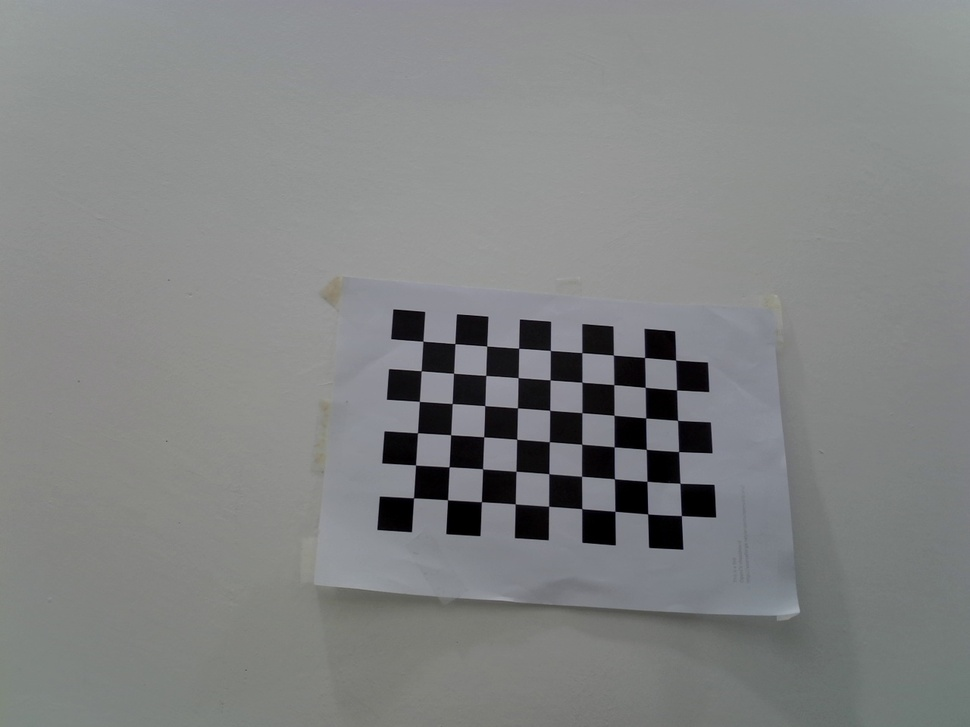
#> input picture src/conveyor_belt/resource/test_calibartion/captured_image_20241221_181505.jpg, 970 x 727 px, shrunk from 1280 x 960 before the run; its folder holds only this picture in this run
$ python camera_calibration.py
#> lines starting #> are read from the running program, lines starting #| are printed output that depends on the picture; after the words box and inside, x2 and y2 are one past the last pixel; in counts of white or black regions, pixels touching at a corner belong together; long printed decimals are rounded
import cv2
import numpy as np
import os
import glob
# 체커보드의 차원 정의
CHECKERBOARD = (6,9) # 체커보드 행과 열당 내부 코너 수
criteria = (cv2.TERM_CRITERIA_EPS + cv2.TERM_CRITERIA_MAX_ITER, 30, 0.001)
# 각 체커보드 이미지에 대한 3D 점 벡터를 저장할 벡터 생성
objpoints = []
# 각 체커보드 이미지에 대한 2D 점 벡터를 저장할 벡터 생성
imgpoints = []
# 3D 점의 세계 좌표 정의
objp = np.zeros((1, CHECKERBOARD[0] * CHECKERBOARD[1], 3), np.float32)
objp[0,:,:2] = np.mgrid[0:CHECKERBOARD[0], 0:CHECKERBOARD[1]].T.reshape(-1, 2)
prev_img_shape = None
# 주어진 디렉터리에 저장된 개별 이미지의 경로 추출
images = glob.glob('/home/g1/ff_ws/src/conveyor_belt/resource/test_calibartion/captured_image_20241221_18*.jpg')
for fname in images:
    img = cv2.imread(fname)
#> img is the input picture: shape (727, 970, 3); mean B, G, R 131.3, 131.2, 129.5
    # 그레이 스케일로 변환
    gray = cv2.cvtColor(img,cv2.COLOR_BGR2GRAY)
    # 체커보드 코너 찾기
    # 이미지에서 원하는 개수의 코너가 발견되면 ret = true
    ret, corners = cv2.findChessboardCorners(gray,
                                             CHECKERBOARD,
                                             cv2.CALIB_CB_ADAPTIVE_THRESH + cv2.CALIB_CB_FAST_CHECK + cv2.CALIB_CB_NORMALIZE_IMAGE)
#> ret = True; corners = 54 rows, first 8: [413.3, 497.9], [415.7, 464.9], [417.4, 432.8], [419.3, 401.3], [421, 371], [423, 340.8], [448.3, 499.4], [449, 467]
    # 원하는 개수의 코너가 감지되면,
    # 픽셀 좌표 미세조정 -> 체커보드 이미지 표시
    if ret == True:
        objpoints.append(objp)
        # 주어진 2D 점에 대한 픽셀 좌표 미세조정
        corners2 = cv2.cornerSubPix(gray, corners, (11,11),(-1,-1), criteria)
#> corners2 = 54 rows, first 8: [413.5, 497.8], [415.5, 465], [417.5, 432.8], [419.4, 401.4], [421.2, 370.8], [422.9, 341.3], [447.6, 499.8], [449.2, 466.8]
        imgpoints.append(corners2)
        # 코너 그리기 및 표시
        img = cv2.drawChessboardCorners(img, CHECKERBOARD, corners2, ret)
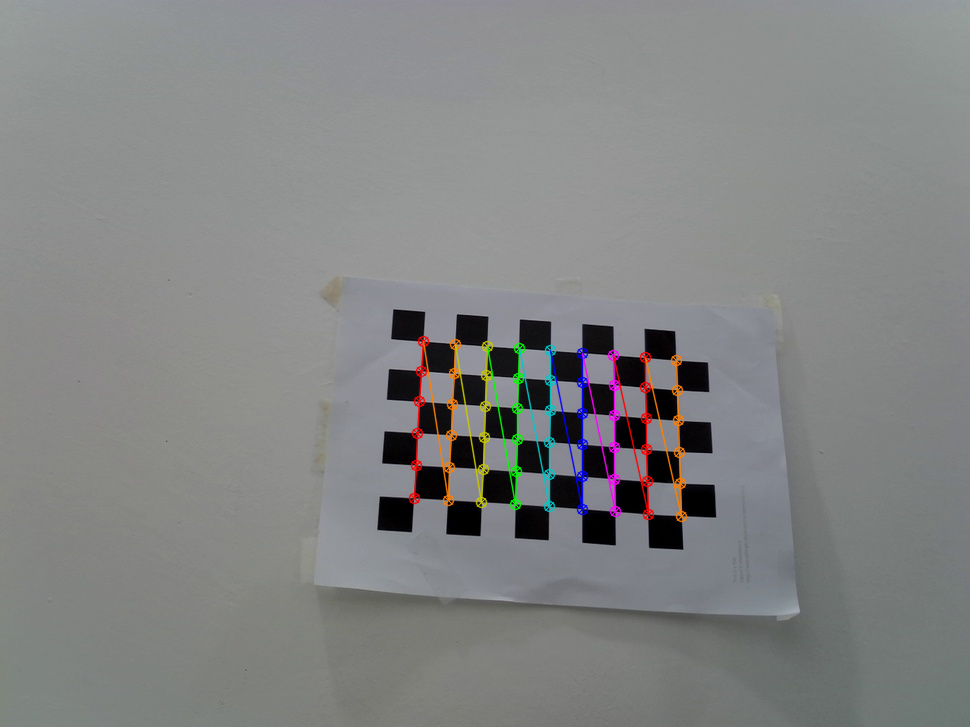
#> img: shape (727, 970, 3); 1.74% of pixels changed, all inside (x1, y1, x2, y2) = (408, 335, 688, 523)
    cv2.imshow('img',img)
    cv2.waitKey(0)
cv2.destroyAllWindows()
h,w = img.shape[:2] # 480, 640
#> h = 727; w = 970
# 알려진 3D 점(objpoints) 값과 감지된 코너의 해당 픽셀 좌표(imgpoints) 전달, 카메라 캘리브레이션 수행
ret, mtx, dist, rvecs, tvecs = cv2.calibrateCamera(objpoints, imgpoints, gray.shape[::-1], None, None)
#> ret = 0.243; mtx = [[1609.4, 0, 443.7], [0, 1687.8, 384.7], [0, 0, 1]]; dist = [[1.72, -85.71, 0.0365, -0.0584, 1680.4]]; rvecs = ([-0.335, -0.401, -1.48],); tvecs = ([-0.871, 3.15, 47.75],)
print("Camera matrix : \n") # 내부 카메라 행렬
print(mtx)
#| [[1.60939408e+03 0.00000000e+00 4.43657525e+02]
#|  [0.00000000e+00 1.68781884e+03 3.84675992e+02]
#|  [0.00000000e+00 0.00000000e+00 1.00000000e+00]]
print("dist : \n") # 렌즈 왜곡 계수(Lens distortion coefficients)
print(dist)
#| [[ 1.72481564e+00 -8.57056542e+01  3.65335393e-02 -5.84451721e-02
#|    1.68044427e+03]]
print("rvecs : \n") # 회전 벡터
print(rvecs)
#| (array([[-0.3354],
#|        [-0.4012],
#|        [-1.482 ]]),)
print("tvecs : \n") # 이동 벡터
print(tvecs)
#| (array([[-0.8708],
#|        [ 3.151],
#|        [47.747]]),)

$ run again, on src/conveyor_belt/resource/test_calibartion/captured_image_20241221_181528.jpg
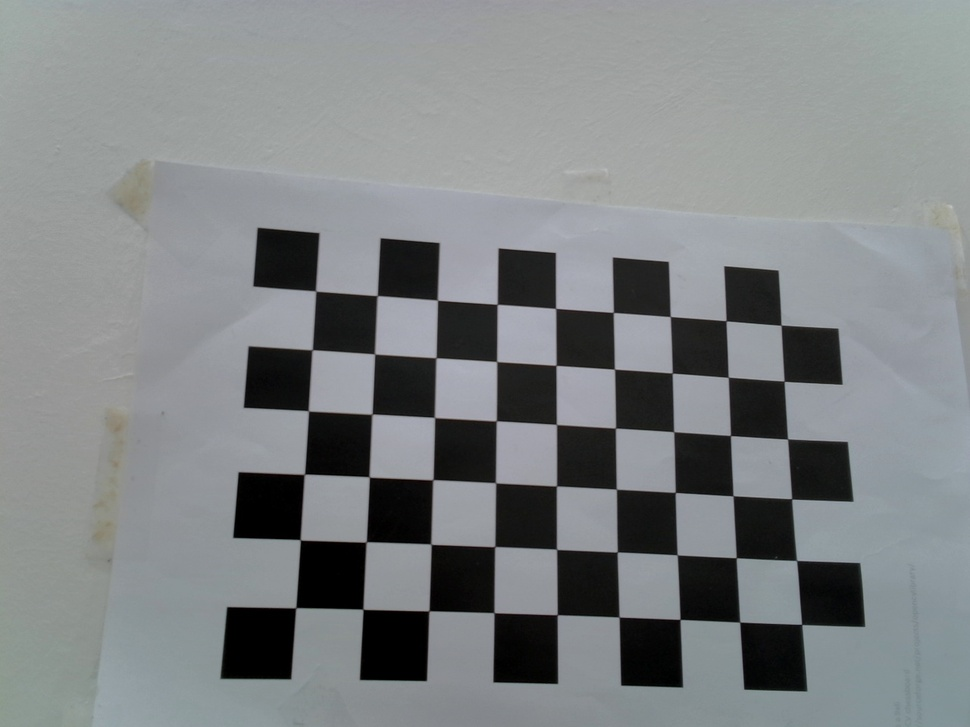
#> input picture src/conveyor_belt/resource/test_calibartion/captured_image_20241221_181528.jpg, 970 x 727 px, shrunk from 1280 x 960 before the run
#> img is the input picture: shape (727, 970, 3); mean B, G, R 132.1, 130.4, 126.6
#> `ret, corners = cv2.findChessboardCorners(gray, CHECKERBOARD, cv2.CALIB..`: ret = True; corners = 54 rows, first 8: [294.5, 608.2], [299.9, 540], [303.1, 472.8], [306.3, 411.6], [313.7, 350.6], [315.5, 291], [362.5, 608.8], [366.5, 542]
#> corners2 = 54 rows, first 8: [295.7, 607.7], [300.2, 539.8], [304.3, 474.3], [308.4, 410.8], [312.1, 349.8], [315.6, 291], [363, 609.3], [366.2, 541.9]
#> `img = cv2.drawChessboardCorners(img, CHECKERBOARD, corners2, ret)`:
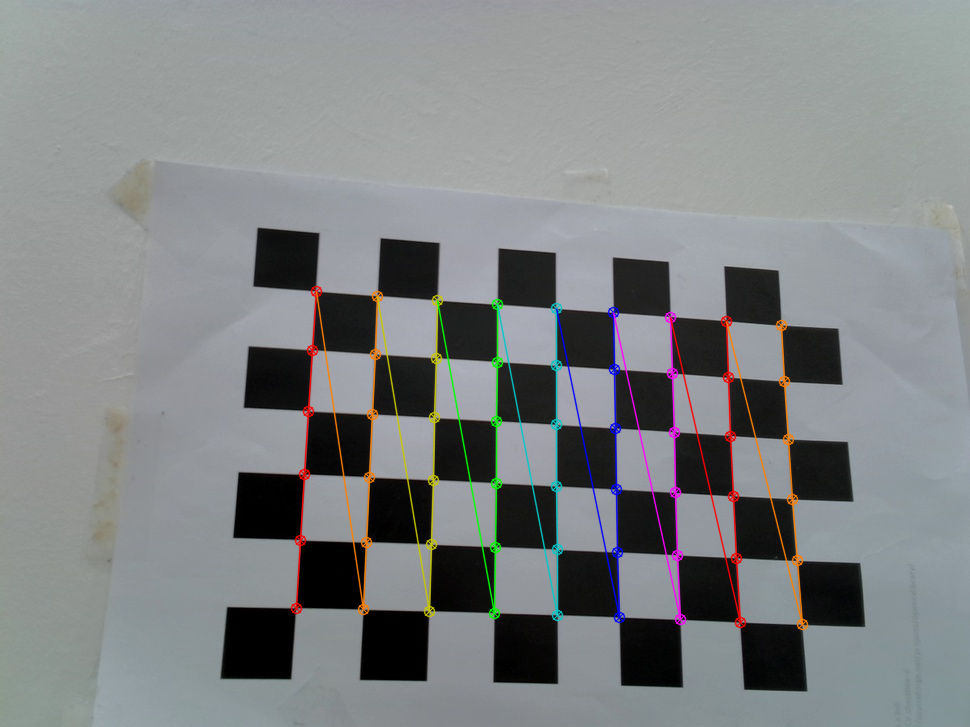
#> img: shape (727, 970, 3); 2.85% of pixels changed, all inside (x1, y1, x2, y2) = (290, 285, 809, 631)
#> `ret, mtx, dist, rvecs, tvecs = cv2.calibrateCamera(objpoints, imgpoint..`: ret = 0.387; mtx = [[841.3, 0, 364.8], [0, 817.3, 370], [0, 0, 1]]; dist = [[0.138, -0.57, 0.00805, -0.0156, 1.06]]; rvecs = ([-0.057, -0.226, -1.51],); tvecs = ([-1, 3.6, 12.6],)
#| [[841.331   0.         364.835]
#|  [  0.         817.277 369.974]
#|  [  0.           0.           1.        ]]
#| [[ 0.1385 -0.5697  0.00805 -0.01555   1.059]]
#| (array([[-0.057],
#|        [-0.2261],
#|        [-1.512 ]]),)
#| (array([[-1.002],
#|        [ 3.603],
#|        [12.600]]),)

$ run again, on src/conveyor_belt/resource/test_calibartion/captured_image_20241221_181530.jpg
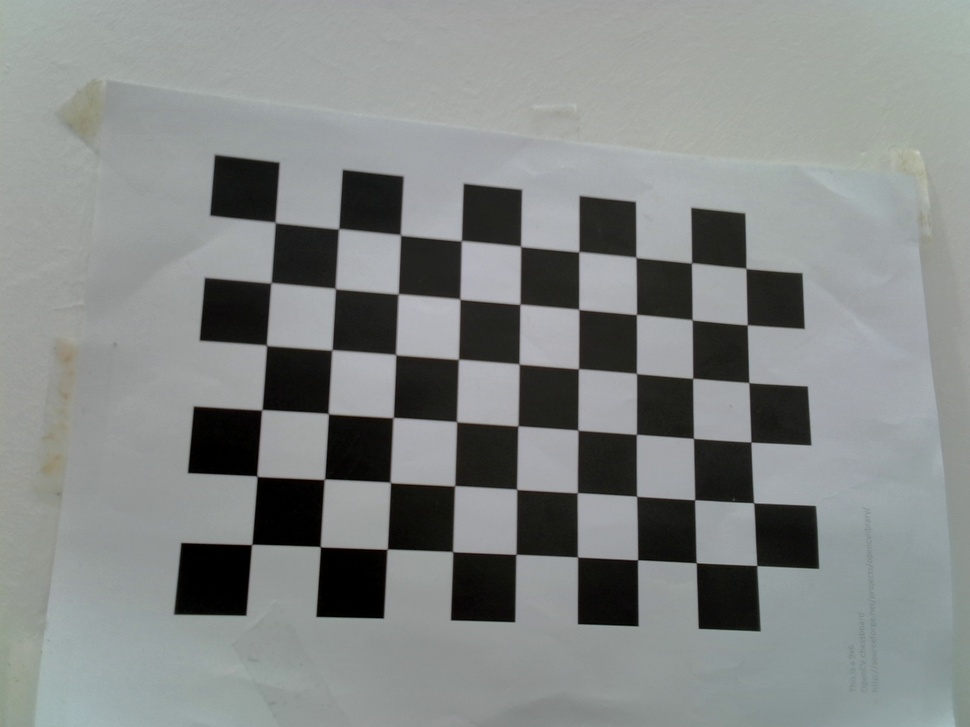
#> input picture src/conveyor_belt/resource/test_calibartion/captured_image_20241221_181530.jpg, 970 x 727 px, shrunk from 1280 x 960 before the run
#> img is the input picture: shape (727, 970, 3); mean B, G, R 134.3, 135.4, 131.6
#> `ret, corners = cv2.findChessboardCorners(gray, CHECKERBOARD, cv2.CALIB..`: ret = True; corners = 54 rows, first 8: [251.5, 544.5], [257, 476], [260.4, 408.1], [268.1, 343.8], [272.5, 284.5], [273.3, 223.9], [320, 547], [325.9, 480.4]
#> corners2 = 54 rows, first 8: [251.7, 544.4], [256.9, 476.2], [261.8, 409.8], [266.5, 345.3], [270.9, 282.8], [275.1, 222.4], [320.3, 546.7], [324.4, 479.3]
#> `img = cv2.drawChessboardCorners(img, CHECKERBOARD, corners2, ret)`:
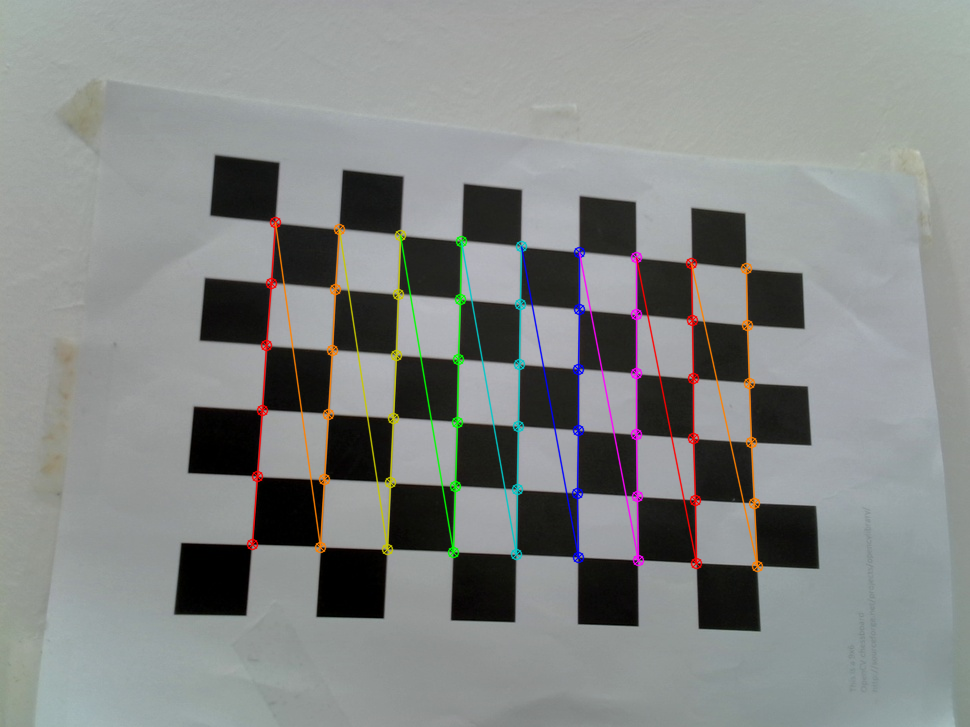
#> img: shape (727, 970, 3); 2.87% of pixels changed, all inside (x1, y1, x2, y2) = (246, 216, 764, 573)
#> `ret, mtx, dist, rvecs, tvecs = cv2.calibrateCamera(objpoints, imgpoint..`: ret = 0.425; mtx = [[1006.6, 0, 438.1], [0, 1012.5, 405.6], [0, 0, 1]]; dist = [[0.0255, -1.03, 0.0123, -0.0119, 10.87]]; rvecs = ([-0.0101, -0.275, -1.51],); tvecs = ([-2.74, 2.02, 14.96],)
#| [[1.00656950e+03 0.00000000e+00 4.38072319e+02]
#|  [0.00000000e+00 1.01251656e+03 4.05588661e+02]
#|  [0.00000000e+00 0.00000000e+00 1.00000000e+00]]
#| [[ 0.02551 -1.026  0.0123 -0.01185 10.869]]
#| (array([[-0.01012],
#|        [-0.2748],
#|        [-1.512]]),)
#| (array([[-2.735],
#|        [ 2.023],
#|        [14.957]]),)

$ run again, on src/conveyor_belt/resource/test_calibartion/captured_image_20241221_181533.jpg
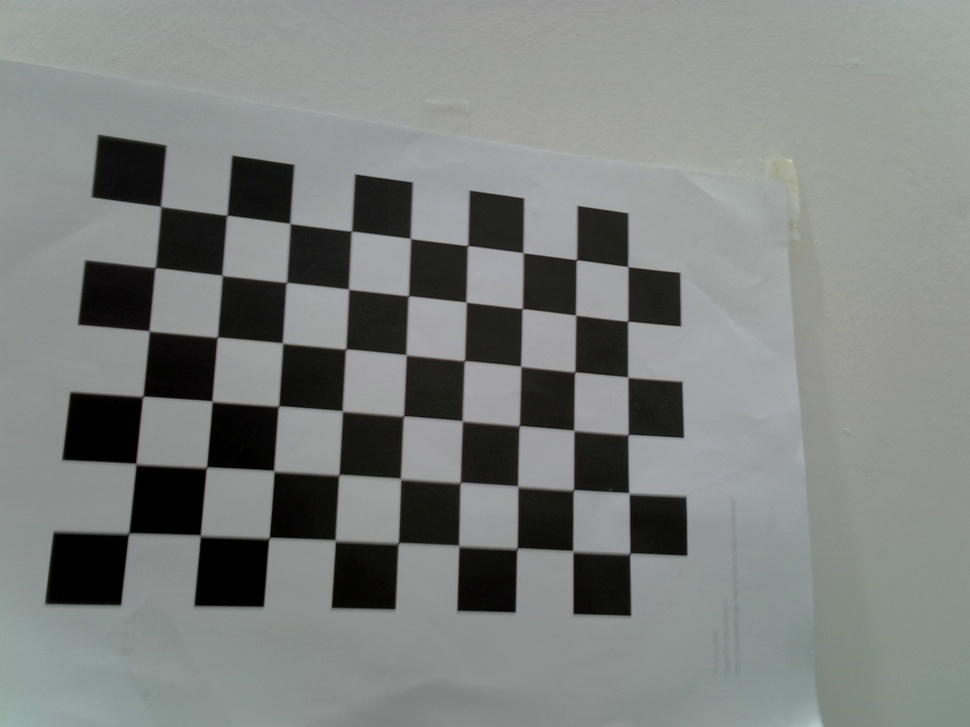
#> input picture src/conveyor_belt/resource/test_calibartion/captured_image_20241221_181533.jpg, 970 x 727 px, shrunk from 1280 x 960 before the run
#> img is the input picture: shape (727, 970, 3); mean B, G, R 126.4, 128.4, 125.2
#> `ret, corners = cv2.findChessboardCorners(gray, CHECKERBOARD, cv2.CALIB..`: ret = True; corners = 54 rows, first 8: [127.5, 535.9], [134.7, 462.3], [142.5, 396.5], [149, 331], [155.5, 267.5], [160.5, 206.5], [199.6, 533.5], [204.8, 465.5]
#> corners2 = 54 rows, first 8: [128.5, 533.3], [135.9, 463.8], [142.7, 396.4], [149.2, 330.9], [155.1, 267.6], [160.7, 206.4], [200.4, 535.5], [206.4, 467.3]
#> `img = cv2.drawChessboardCorners(img, CHECKERBOARD, corners2, ret)`:
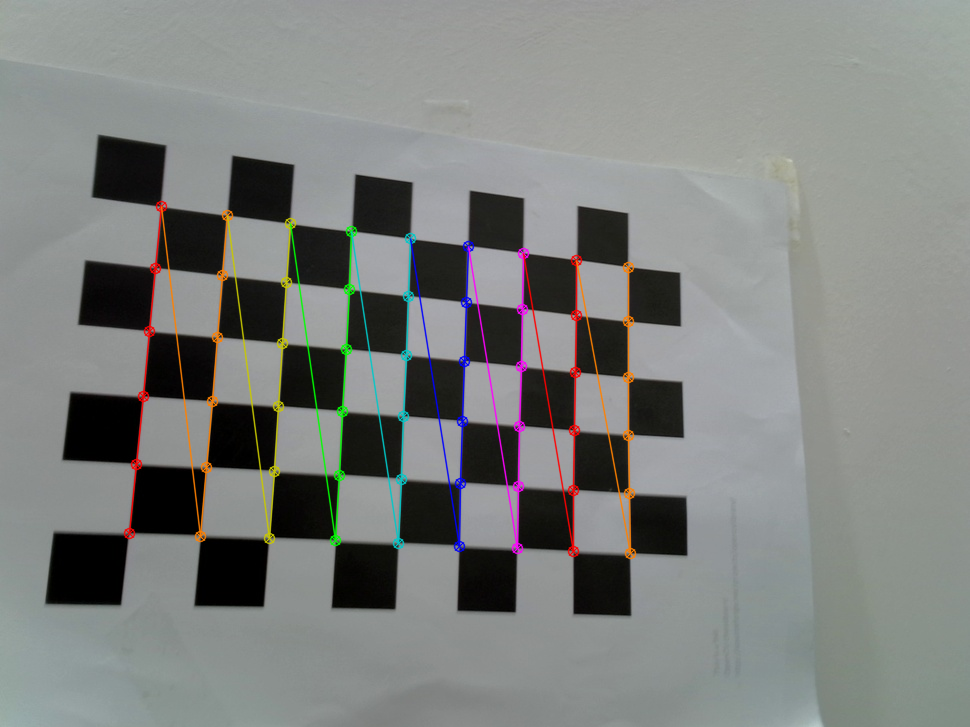
#> img: shape (727, 970, 3); 2.85% of pixels changed, all inside (x1, y1, x2, y2) = (123, 200, 637, 560)
#> `ret, mtx, dist, rvecs, tvecs = cv2.calibrateCamera(objpoints, imgpoint..`: ret = 0.466; mtx = [[1256.8, 0, 433.6], [0, 1233.1, 325.1], [0, 0, 1]]; dist = [[-0.0521, 3, 0.013, -0.0171, -15.05]]; rvecs = ([0.0877, -0.42, -1.48],); tvecs = ([-4.33, 3.01, 18.28],)
#| [[1.25682965e+03 0.00000000e+00 4.33594059e+02]
#|  [0.00000000e+00 1.23311407e+03 3.25134856e+02]
#|  [0.00000000e+00 0.00000000e+00 1.00000000e+00]]
#| [[-5.20654417e-02  2.99900665e+00  1.29706837e-02 -1.70544502e-02
#|   -1.50495141e+01]]
#| (array([[ 0.08773],
#|        [-0.4195 ],
#|        [-1.480]]),)
#| (array([[-4.325],
#|        [ 3.007],
#|        [18.283]]),)

$ run again, on src/conveyor_belt/resource/test_calibartion/captured_image_20241221_181517.jpg
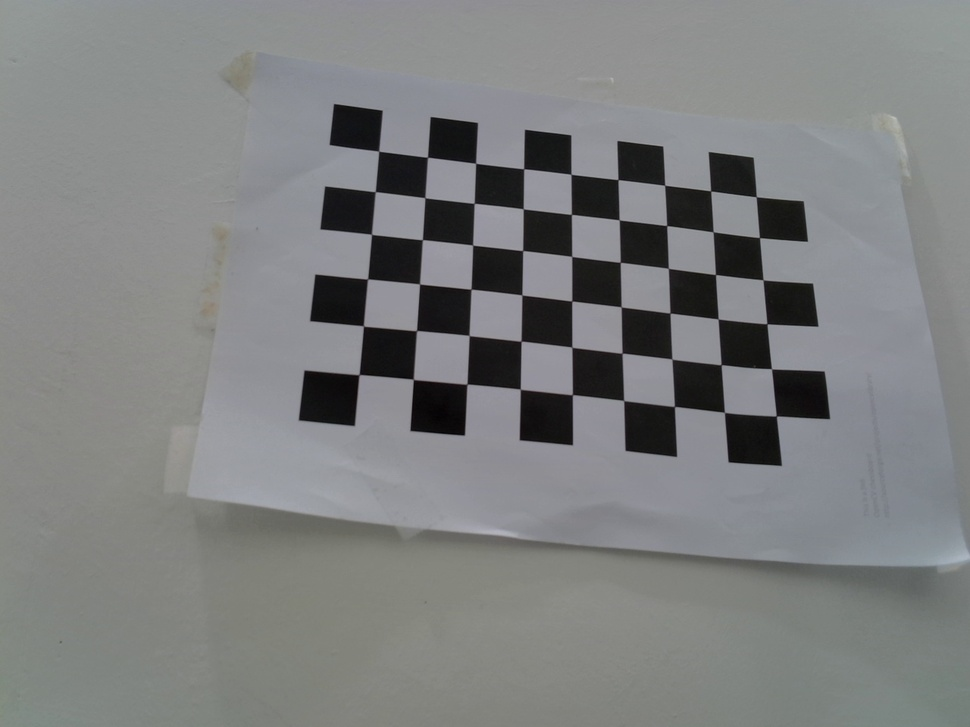
#> input picture src/conveyor_belt/resource/test_calibartion/captured_image_20241221_181517.jpg, 970 x 727 px, shrunk from 1280 x 960 before the run
#> img is the input picture: shape (727, 970, 3); mean B, G, R 127.4, 127.1, 125.4
#> `ret, corners = cv2.findChessboardCorners(gray, CHECKERBOARD, cv2.CALIB..`: ret = True; corners = 54 rows, first 8: [358.2, 373.5], [363.6, 325.8], [368.3, 279.4], [372.3, 233.8], [375.1, 191.7], [378.6, 151.1], [414.3, 378.6], [417.5, 331.4]
#> corners2 = 54 rows, first 8: [359, 374.6], [363.4, 325.9], [367.5, 278.9], [371.5, 234.3], [375.2, 191.7], [378.6, 151.2], [413.3, 379.4], [416.5, 330.6]
#> `img = cv2.drawChessboardCorners(img, CHECKERBOARD, corners2, ret)`:
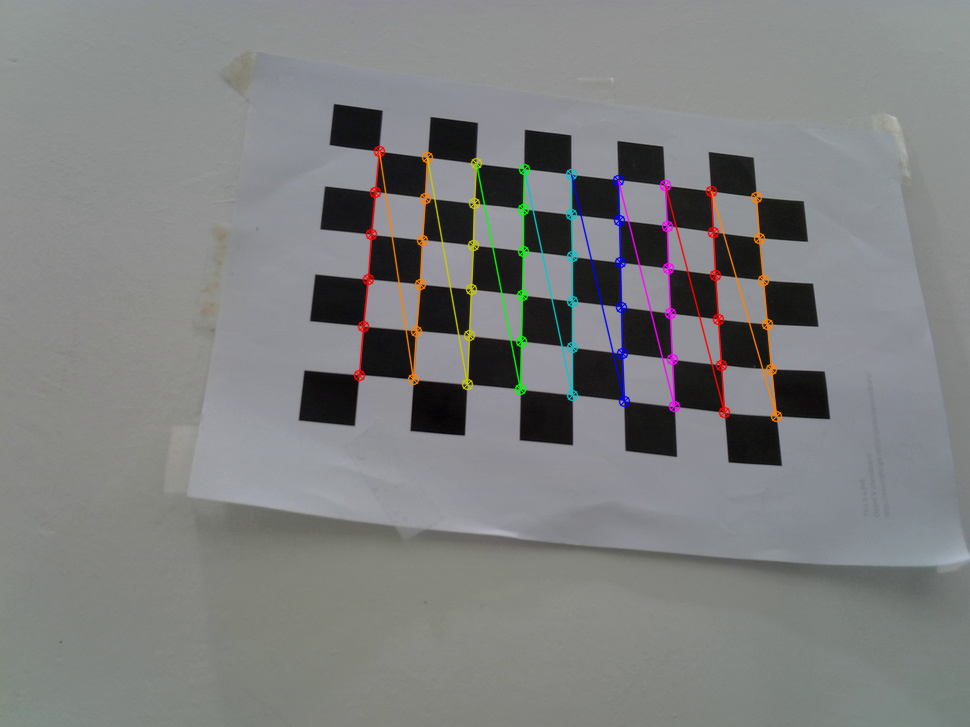
#> img: shape (727, 970, 3); 2.25% of pixels changed, all inside (x1, y1, x2, y2) = (353, 145, 783, 423)
#> `ret, mtx, dist, rvecs, tvecs = cv2.calibrateCamera(objpoints, imgpoint..`: ret = 0.519; mtx = [[1180.5, 0, 443.8], [0, 1202.3, 410.8], [0, 0, 1]]; dist = [[-0.599, 9.1, 0.0258, -0.0133, -40.14]]; rvecs = ([-0.237, -0.401, -1.47],); tvecs = ([-1.55, -0.66, 21.54],)
#| [[1.18046150e+03 0.00000000e+00 4.43804464e+02]
#|  [0.00000000e+00 1.20228394e+03 4.10786464e+02]
#|  [0.00000000e+00 0.00000000e+00 1.00000000e+00]]
#| [[-5.99365480e-01  9.10061178e+00  2.57750235e-02 -1.33282381e-02
#|   -4.01372599e+01]]
#| (array([[-0.2367],
#|        [-0.4007],
#|        [-1.473]]),)
#| (array([[-1.554],
#|        [-0.6605],
#|        [21.545]]),)
